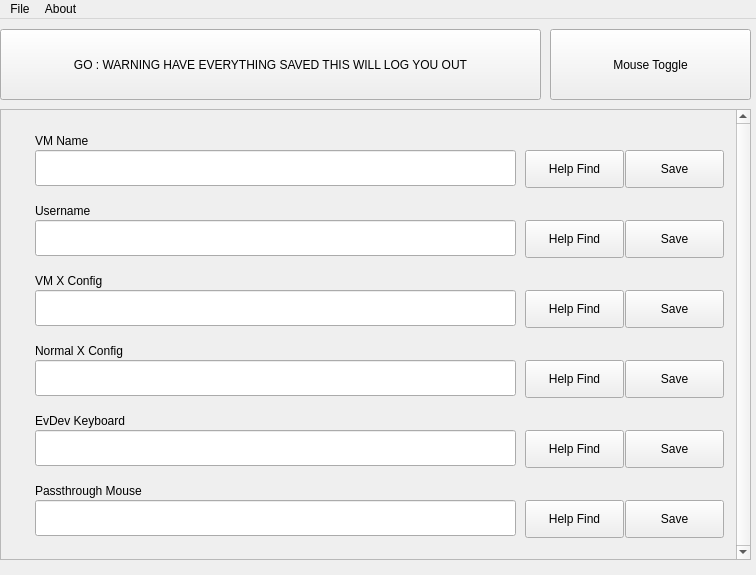
<?xml version="1.0" encoding="UTF-8"?>
<ui version="4.0">
 <class>Main</class>
 <widget class="QMainWindow" name="Main">
  <property name="geometry">
   <rect>
    <x>0</x>
    <y>0</y>
    <width>756</width>
    <height>575</height>
   </rect>
  </property>
  <property name="minimumSize">
   <size>
    <width>756</width>
    <height>0</height>
   </size>
  </property>
  <property name="maximumSize">
   <size>
    <width>756</width>
    <height>16777215</height>
   </size>
  </property>
  <property name="windowTitle">
   <string>MainWindow</string>
  </property>
  <property name="tabShape">
   <enum>QTabWidget::Rounded</enum>
  </property>
  <property name="dockNestingEnabled">
   <bool>false</bool>
  </property>
  <widget class="QWidget" name="centralwidget">
   <widget class="QPushButton" name="btnMouseToggle">
    <property name="geometry">
     <rect>
      <x>550</x>
      <y>10</y>
      <width>201</width>
      <height>71</height>
     </rect>
    </property>
    <property name="text">
     <string>Mouse Toggle</string>
    </property>
   </widget>
   <widget class="QPushButton" name="btnGo">
    <property name="geometry">
     <rect>
      <x>0</x>
      <y>10</y>
      <width>541</width>
      <height>71</height>
     </rect>
    </property>
    <property name="text">
     <string>GO : WARNING HAVE EVERYTHING SAVED THIS WILL LOG YOU OUT</string>
    </property>
   </widget>
   <widget class="QScrollArea" name="scrollArea">
    <property name="geometry">
     <rect>
      <x>0</x>
      <y>90</y>
      <width>751</width>
      <height>451</height>
     </rect>
    </property>
    <property name="sizePolicy">
     <sizepolicy hsizetype="Fixed" vsizetype="Fixed">
      <horstretch>0</horstretch>
      <verstretch>0</verstretch>
     </sizepolicy>
    </property>
    <property name="minimumSize">
     <size>
      <width>751</width>
      <height>0</height>
     </size>
    </property>
    <property name="maximumSize">
     <size>
      <width>751</width>
      <height>16777215</height>
     </size>
    </property>
    <property name="verticalScrollBarPolicy">
     <enum>Qt::ScrollBarAlwaysOn</enum>
    </property>
    <property name="sizeAdjustPolicy">
     <enum>QAbstractScrollArea::AdjustToContents</enum>
    </property>
    <property name="widgetResizable">
     <bool>false</bool>
    </property>
    <property name="alignment">
     <set>Qt::AlignHCenter|Qt::AlignTop</set>
    </property>
    <widget class="QWidget" name="scrollAreaWidgetContents">
     <property name="geometry">
      <rect>
       <x>0</x>
       <y>0</y>
       <width>726</width>
       <height>447</height>
      </rect>
     </property>
     <widget class="QWidget" name="widget" native="true">
      <property name="geometry">
       <rect>
        <x>20</x>
        <y>10</y>
        <width>711</width>
        <height>71</height>
       </rect>
      </property>
      <widget class="QLineEdit" name="txtVmName">
       <property name="geometry">
        <rect>
         <x>10</x>
         <y>30</y>
         <width>481</width>
         <height>36</height>
        </rect>
       </property>
      </widget>
      <widget class="QLabel" name="lblVMName">
       <property name="geometry">
        <rect>
         <x>10</x>
         <y>10</y>
         <width>81</width>
         <height>22</height>
        </rect>
       </property>
       <property name="text">
        <string>VM Name</string>
       </property>
      </widget>
      <widget class="QPushButton" name="btnVmNameFind">
       <property name="geometry">
        <rect>
         <x>500</x>
         <y>30</y>
         <width>99</width>
         <height>38</height>
        </rect>
       </property>
       <property name="text">
        <string>Help Find</string>
       </property>
      </widget>
      <widget class="QPushButton" name="btnVmNameSave">
       <property name="geometry">
        <rect>
         <x>600</x>
         <y>30</y>
         <width>99</width>
         <height>38</height>
        </rect>
       </property>
       <property name="text">
        <string>Save</string>
       </property>
      </widget>
     </widget>
     <widget class="QWidget" name="widget_7" native="true">
      <property name="geometry">
       <rect>
        <x>-170</x>
        <y>450</y>
        <width>711</width>
        <height>71</height>
       </rect>
      </property>
      <widget class="QLineEdit" name="txtIOMMUGroup">
       <property name="geometry">
        <rect>
         <x>10</x>
         <y>30</y>
         <width>481</width>
         <height>36</height>
        </rect>
       </property>
      </widget>
      <widget class="QLabel" name="lblIOMMUGroup">
       <property name="geometry">
        <rect>
         <x>10</x>
         <y>10</y>
         <width>191</width>
         <height>22</height>
        </rect>
       </property>
       <property name="text">
        <string>VideoCard IOMMU Group</string>
       </property>
      </widget>
      <widget class="QPushButton" name="btnIOMMUGroupFind">
       <property name="geometry">
        <rect>
         <x>500</x>
         <y>30</y>
         <width>99</width>
         <height>38</height>
        </rect>
       </property>
       <property name="text">
        <string>Help Find</string>
       </property>
      </widget>
      <widget class="QPushButton" name="btnIOMMUGroupSave">
       <property name="geometry">
        <rect>
         <x>600</x>
         <y>30</y>
         <width>99</width>
         <height>38</height>
        </rect>
       </property>
       <property name="text">
        <string>Save</string>
       </property>
      </widget>
     </widget>
     <widget class="QWidget" name="widget_3" native="true">
      <property name="geometry">
       <rect>
        <x>20</x>
        <y>150</y>
        <width>711</width>
        <height>71</height>
       </rect>
      </property>
      <widget class="QLineEdit" name="txtVmXConfig">
       <property name="geometry">
        <rect>
         <x>10</x>
         <y>30</y>
         <width>481</width>
         <height>36</height>
        </rect>
       </property>
      </widget>
      <widget class="QLabel" name="lblVMXConfig">
       <property name="geometry">
        <rect>
         <x>10</x>
         <y>10</y>
         <width>141</width>
         <height>22</height>
        </rect>
       </property>
       <property name="text">
        <string>VM X Config</string>
       </property>
      </widget>
      <widget class="QPushButton" name="btnVmXConfigFind">
       <property name="geometry">
        <rect>
         <x>500</x>
         <y>30</y>
         <width>99</width>
         <height>38</height>
        </rect>
       </property>
       <property name="text">
        <string>Help Find</string>
       </property>
      </widget>
      <widget class="QPushButton" name="btnVMXConfigSave">
       <property name="geometry">
        <rect>
         <x>600</x>
         <y>30</y>
         <width>99</width>
         <height>38</height>
        </rect>
       </property>
       <property name="text">
        <string>Save</string>
       </property>
      </widget>
     </widget>
     <widget class="QWidget" name="widget_4" native="true">
      <property name="geometry">
       <rect>
        <x>20</x>
        <y>220</y>
        <width>711</width>
        <height>71</height>
       </rect>
      </property>
      <widget class="QLineEdit" name="txtNormalXConfig">
       <property name="geometry">
        <rect>
         <x>10</x>
         <y>30</y>
         <width>481</width>
         <height>36</height>
        </rect>
       </property>
      </widget>
      <widget class="QLabel" name="lblNormalXConfig">
       <property name="geometry">
        <rect>
         <x>10</x>
         <y>10</y>
         <width>141</width>
         <height>22</height>
        </rect>
       </property>
       <property name="text">
        <string>Normal X Config</string>
       </property>
      </widget>
      <widget class="QPushButton" name="btnNormalXConfigFind">
       <property name="geometry">
        <rect>
         <x>500</x>
         <y>30</y>
         <width>99</width>
         <height>38</height>
        </rect>
       </property>
       <property name="text">
        <string>Help Find</string>
       </property>
      </widget>
      <widget class="QPushButton" name="btnNormalXConfigSave">
       <property name="geometry">
        <rect>
         <x>600</x>
         <y>30</y>
         <width>99</width>
         <height>38</height>
        </rect>
       </property>
       <property name="text">
        <string>Save</string>
       </property>
      </widget>
     </widget>
     <widget class="QWidget" name="widget_5" native="true">
      <property name="geometry">
       <rect>
        <x>20</x>
        <y>290</y>
        <width>711</width>
        <height>71</height>
       </rect>
      </property>
      <widget class="QLineEdit" name="txtEvDevKeyboard">
       <property name="geometry">
        <rect>
         <x>10</x>
         <y>30</y>
         <width>481</width>
         <height>36</height>
        </rect>
       </property>
      </widget>
      <widget class="QLabel" name="lblEvDevKeyboard">
       <property name="geometry">
        <rect>
         <x>10</x>
         <y>10</y>
         <width>131</width>
         <height>22</height>
        </rect>
       </property>
       <property name="text">
        <string>EvDev Keyboard</string>
       </property>
      </widget>
      <widget class="QPushButton" name="btnEvDevKeyboardFind">
       <property name="geometry">
        <rect>
         <x>500</x>
         <y>30</y>
         <width>99</width>
         <height>38</height>
        </rect>
       </property>
       <property name="text">
        <string>Help Find</string>
       </property>
      </widget>
      <widget class="QPushButton" name="btnEvDevKeyboardSave">
       <property name="geometry">
        <rect>
         <x>600</x>
         <y>30</y>
         <width>99</width>
         <height>38</height>
        </rect>
       </property>
       <property name="text">
        <string>Save</string>
       </property>
      </widget>
     </widget>
     <widget class="QWidget" name="widget_6" native="true">
      <property name="geometry">
       <rect>
        <x>20</x>
        <y>360</y>
        <width>711</width>
        <height>71</height>
       </rect>
      </property>
      <widget class="QLineEdit" name="txtPassthroughMouse">
       <property name="geometry">
        <rect>
         <x>10</x>
         <y>30</y>
         <width>481</width>
         <height>36</height>
        </rect>
       </property>
      </widget>
      <widget class="QLabel" name="lblPassthroughMouse">
       <property name="geometry">
        <rect>
         <x>10</x>
         <y>10</y>
         <width>151</width>
         <height>22</height>
        </rect>
       </property>
       <property name="text">
        <string>Passthrough Mouse</string>
       </property>
      </widget>
      <widget class="QPushButton" name="btnPassthroughMouseFind">
       <property name="geometry">
        <rect>
         <x>500</x>
         <y>30</y>
         <width>99</width>
         <height>38</height>
        </rect>
       </property>
       <property name="text">
        <string>Help Find</string>
       </property>
      </widget>
      <widget class="QPushButton" name="btnPassthroughMouseSave">
       <property name="geometry">
        <rect>
         <x>600</x>
         <y>30</y>
         <width>99</width>
         <height>38</height>
        </rect>
       </property>
       <property name="text">
        <string>Save</string>
       </property>
      </widget>
     </widget>
     <widget class="QWidget" name="widget_2" native="true">
      <property name="geometry">
       <rect>
        <x>20</x>
        <y>80</y>
        <width>711</width>
        <height>71</height>
       </rect>
      </property>
      <widget class="QLineEdit" name="txtUsername">
       <property name="geometry">
        <rect>
         <x>10</x>
         <y>30</y>
         <width>481</width>
         <height>36</height>
        </rect>
       </property>
      </widget>
      <widget class="QLabel" name="lblUsername">
       <property name="geometry">
        <rect>
         <x>10</x>
         <y>10</y>
         <width>91</width>
         <height>22</height>
        </rect>
       </property>
       <property name="text">
        <string>Username</string>
       </property>
      </widget>
      <widget class="QPushButton" name="btnUsernameFind">
       <property name="geometry">
        <rect>
         <x>500</x>
         <y>30</y>
         <width>99</width>
         <height>38</height>
        </rect>
       </property>
       <property name="text">
        <string>Help Find</string>
       </property>
      </widget>
      <widget class="QPushButton" name="btnUsernameSave">
       <property name="geometry">
        <rect>
         <x>600</x>
         <y>30</y>
         <width>99</width>
         <height>38</height>
        </rect>
       </property>
       <property name="text">
        <string>Save</string>
       </property>
      </widget>
     </widget>
    </widget>
   </widget>
  </widget>
  <widget class="QMenuBar" name="menubar">
   <property name="geometry">
    <rect>
     <x>0</x>
     <y>0</y>
     <width>756</width>
     <height>34</height>
    </rect>
   </property>
   <widget class="QMenu" name="menuFile">
    <property name="title">
     <string>File</string>
    </property>
    <addaction name="separator"/>
    <addaction name="actionReload"/>
    <addaction name="actionExit"/>
   </widget>
   <widget class="QMenu" name="menuAbout">
    <property name="title">
     <string>About</string>
    </property>
    <addaction name="actionHelp"/>
   </widget>
   <addaction name="menuFile"/>
   <addaction name="menuAbout"/>
  </widget>
  <action name="actionExit">
   <property name="text">
    <string>Exit</string>
   </property>
  </action>
  <action name="actionHelp">
   <property name="text">
    <string>Help</string>
   </property>
  </action>
  <action name="actionReload">
   <property name="text">
    <string>Reload</string>
   </property>
  </action>
 </widget>
 <resources/>
 <connections/>
</ui>
